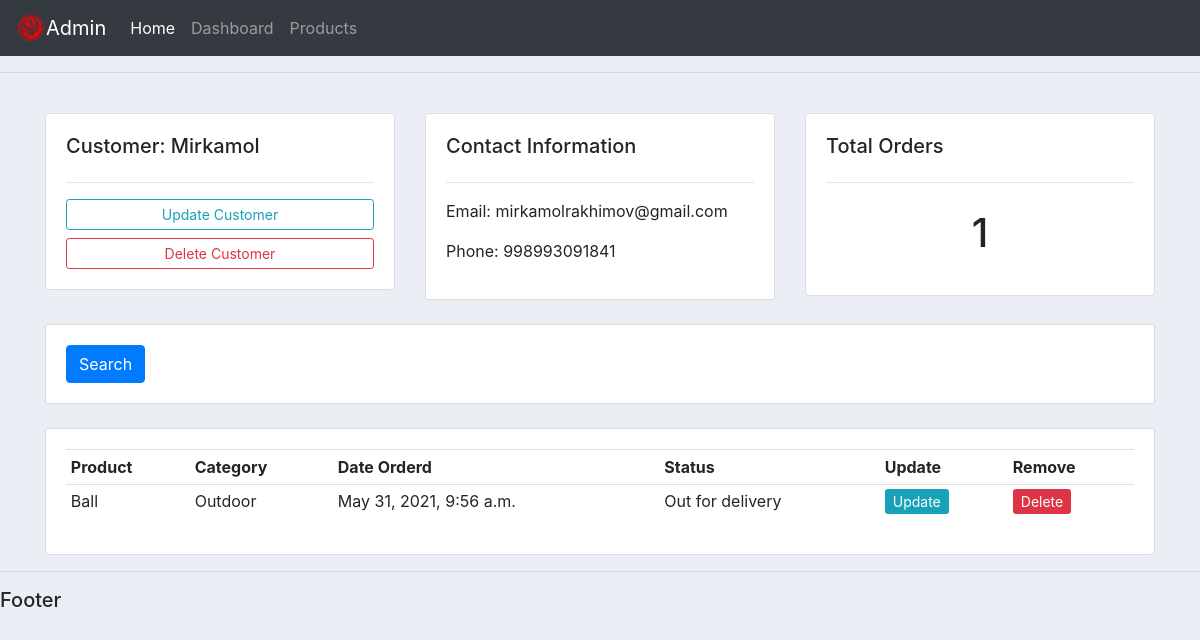
The page /customers/3/ on the database its author committed.
### accounts/models.py (models this page shows, shortened)
class Customer(models.Model):
    name = models.CharField(max_length=200, null=True)
    phone = models.CharField(max_length=200, null=True)
    email = models.CharField(max_length=200, null=True)
    date_created = models.DateTimeField(auto_now_add=True, null=True)

class Order(models.Model):
    STATUS = (
        ('Pending', 'Pending'),
        ('Out for delivery', 'Out for delivery'),
        ('Delivered', 'Delivered')
    )
    customer = models.ForeignKey(Customer,null=True, on_delete= SET_NULL)
    product = models.ForeignKey(Product,null=True, on_delete= SET_NULL)
    date_created = models.DateTimeField(auto_now_add=True, null=True)
    status = models.CharField(max_length=200,null=True, choices=STATUS)

class Product(models.Model):
    CATEGORY = (
        ('Indoor','Indoor'),
        ('Outdoor','Outdoor')
    )
    name = models.CharField(max_length=200, null=True)
    price = models.FloatField(null=True)
    category = models.CharField(max_length=200,null=True, choices=CATEGORY)
    description = models.CharField(max_length=200,null=True,blank=True)
    date_created = models.DateTimeField(auto_now_add=True, null=True)
    tags = models.ManyToManyField(Tag)
    def __str__(self):
        return self.name

### accounts/views.py (the view)
# urls.py: path('customers/<int:pk>/', views.Customers, name='customers'),
def Customers(request,pk):
    customer = Customer.objects.get(pk=pk)
    orders = customer.order_set.all()
    order_count=orders.count()
    context = {'customer':customer ,'orders':orders, 'order_count':order_count}
    return render(request, 'accounts/customers.html', context)

### accounts/templates/accounts/customers.html
{% extends 'accounts/base.html' %}
{% block content %}
    <br>
<div class="row">
	<div class="col-md">
		<div class="card card-body">
			<h5>Customer: {{ customer.name }}</h5>
			<hr>
			<a class="btn btn-outline-info  btn-sm btn-block" href="">Update Customer</a>
			<a class="btn btn-outline-danger  btn-sm btn-block" href="">Delete Customer</a>
		</div>
	</div>
	<div class="col-md">
		<div class="card card-body">
			<h5>Contact Information</h5>
			<hr>
			<p>Email: {{customer.email}} </p>
			<p>Phone: {{customer.phone}} </p>
		</div>
	</div>
	<div class="col-md">
		<div class="card card-body">
			<h5>Total Orders</h5>
			<hr>
			<h1 style="text-align: center;padding: 10px">{{order_count}}</h1>
		</div>
	</div>
</div>
<br>
<div class="row">
	<div class="col">
		<div class="card card-body">
			<form method="get">
		    <button class="btn btn-primary" type="submit">Search</button>
		  </form>
		</div>
	</div>
</div>
<br>
<div class="row">
	<div class="col-md">
		<div class="card card-body">
			<table class="table table-sm">
				<tr>
					<th>Product</th>
					<th>Category</th>
					<th>Date Orderd</th>
					<th>Status</th>
					<th>Update</th>
					<th>Remove</th>
				</tr>
                {% for order in orders %}
                    <tr>
                        <td>{{order.product}}</td>
						<td>{{order.product.category}}</td>
						<td>{{order.date_created}}</td>
						<td>{{order.status}}</td>
						<td><a href="#" class="btn-sm btn-info">Update</a></td>
						<td><a href="#" class="btn-sm btn-danger">Delete</a></td>
                    </tr>
                {% endfor %}
			</table>
		</div>
	</div>
</div>
{% endblock %}

### static/css/main.css (style rules this page uses)
body { background-color: #ebeff5; }

### rows shown on the page
Customer: name "Mirkamol", email "mirkamolrakhimov@gmail.com", phone "998993091841"
Order: product "Ball", product.category "Outdoor", date_created "May 31, 2021, 9:56 a.m.", status "Out for delivery"

### other values the page prints
{{ order_count }} "1"
